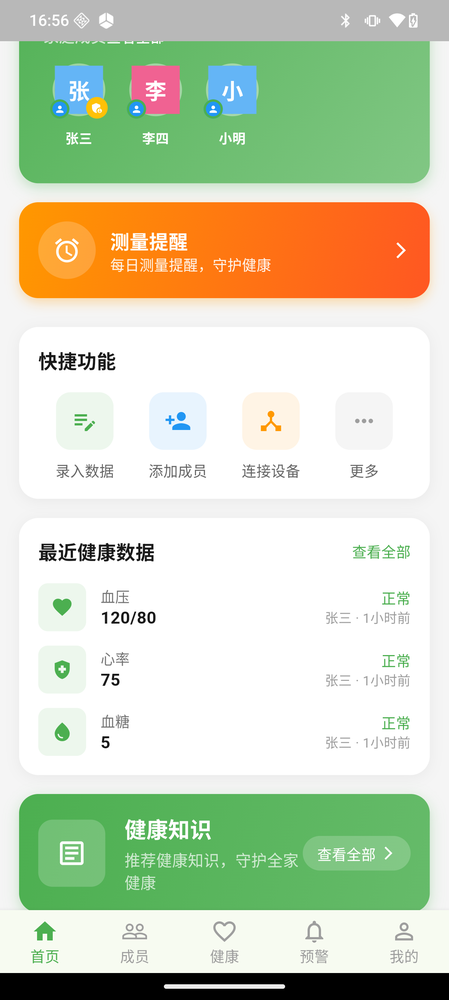
#> input picture docs/images/01-home.png, 449 x 1000 px, shrunk from 1200 x 2670 before the run; its folder holds only this picture in this run
$ python auto_screen_detector_v2.py
#> lines starting #> are read from the running program, lines starting #| are printed output that depends on the picture; after the words box and inside, x2 and y2 are one past the last pixel; in counts of white or black regions, pixels touching at a corner belong together
"""
改进版显示屏区域检测工具

使用多重策略检测血压计显示屏区域
"""

import cv2
import numpy as np
import json
from pathlib import Path

class ImprovedScreenDetector:
    def __init__(self, image_dir='dataset/images', label_dir='dataset/labels_screen'):
        self.image_dir = Path(image_dir)
        self.label_dir = Path(label_dir)
        self.label_dir.mkdir(parents=True, exist_ok=True)

    def detect_screen_v2(self, image_path):
        """改进的显示屏检测算法"""
        img = cv2.imread(str(image_path))
        if img is None:
            return None

        h, w = img.shape[:2]

        # 多尺度检测
        candidates = []

        # 策略1: 边缘检测 + 矩形检测
        box1 = self._detect_by_edges(img)
        if box1:
            candidates.append(('edges', box1))

        # 策略2: 颜色聚类（找LCD常见的绿色/蓝色背景）
        box2 = self._detect_by_color(img)
        if box2:
            candidates.append(('color', box2))

        # 策略3: 密度分析（找数字密集区域）
        box3 = self._detect_by_density(img)
        if box3:
            candidates.append(('density', box3))

        # 策略4: 默认位置（图像下半部分中央）
        box4 = self._default_position(img)
        if box4:
            candidates.append(('default', box4))

        # 选择最佳候选
        best_box = self._select_best_candidate(img, candidates)

        return best_box

    def _detect_by_edges(self, img):
        """基于边缘检测"""
        h, w = img.shape[:2]

        # 转灰度
        gray = cv2.cvtColor(img, cv2.COLOR_BGR2GRAY)

        # 高斯模糊减少噪声
        blurred = cv2.GaussianBlur(gray, (5, 5), 0)

        # Canny边缘检测
        edges = cv2.Canny(blurred, 50, 150)

        # 膨胀连接边缘
        kernel = cv2.getStructuringElement(cv2.MORPH_RECT, (15, 15))
        closed = cv2.morphologyEx(edges, cv2.MORPH_CLOSE, kernel)

        # 查找轮廓
        contours, _ = cv2.findContours(closed, cv2.RETR_EXTERNAL, cv2.CHAIN_APPROX_SIMPLE)

        best_box = None
        best_score = 0

        for cnt in contours:
            # 近似为多边形
            peri = cv2.arcLength(cnt, True)
            approx = cv2.approxPolyDP(cnt, 0.02 * peri, True)

            x, y, bw, bh = cv2.boundingRect(cnt)

            # 过滤条件
            area = bw * bh
            if area < 10000:
                continue
            if area > w * h * 0.5:
                continue

            # 计算得分（矩形性 + 位置 + 面积）
            rect_score = len(approx) == 4  # 是矩形
            area_score = area / (w * h)
            position_score = 1.0 - abs((y + bh/2) - h/2) / (h/2)

            score = rect_score * 0.5 + area_score * 0.3 + position_score * 0.2

            if score > best_score:
                best_score = score
                best_box = (x, y, bw, bh)

        return best_box

    def _detect_by_color(self, img):
        """基于颜色检测（找LCD常见的绿色/蓝绿色背景）"""
        h, w = img.shape[:2]

        # 转换到HSV空间
        hsv = cv2.cvtColor(img, cv2.COLOR_BGR2HSV)

        # LCD屏幕可能的颜色范围（绿色/蓝绿色）
        # 绿色: H=40-80, S=30-100, V=50-100
        lower_green = np.array([40, 30, 50])
        upper_green = np.array([80, 255, 255])

        # 蓝绿色
        lower_cyan = np.array([80, 30, 50])
        upper_cyan = np.array([100, 255, 255])

        # 创建掩码
        mask1 = cv2.inRange(hsv, lower_green, upper_green)
        mask2 = cv2.inRange(hsv, lower_cyan, upper_cyan)
        mask = cv2.bitwise_or(mask1, mask2)

        # 形态学操作
        kernel = cv2.getStructuringElement(cv2.MORPH_RECT, (20, 20))
        closed = cv2.morphologyEx(mask, cv2.MORPH_CLOSE, kernel)

        # 查找轮廓
        contours, _ = cv2.findContours(closed, cv2.RETR_EXTERNAL, cv2.CHAIN_APPROX_SIMPLE)

        if not contours:
            return None

        # 找最大轮廓
        largest = max(contours, key=cv2.contourArea)
        x, y, bw, bh = cv2.boundingRect(largest)

        # 扩展边界框
        margin = 20
        x = max(0, x - margin)
        y = max(0, y - margin)
        bw = min(w - x, bw + 2 * margin)
        bh = min(h - y, bh + 2 * margin)

        return (x, y, bw, bh)

    def _detect_by_density(self, img):
        """基于密度分析（找暗像素密集区域）"""
        h, w = img.shape[:2]

        # 转灰度
        gray = cv2.cvtColor(img, cv2.COLOR_BGR2GRAY)

        # 只关注图像下半部分（屏幕通常在下半部分）
        y_start = int(h * 0.4)
        y_end = int(h * 0.95)
        roi = gray[y_start:y_end, :]

        # 二值化（找暗像素，即数字）
        _, binary = cv2.threshold(roi, 0, 255, cv2.THRESH_BINARY_INV + cv2.THRESH_OTSU)

        # 垂直投影 - 找到数字区域的水平范围
        v_proj = np.sum(binary, axis=0)
        v_threshold = np.max(v_proj) * 0.3

        # 找到连续超过阈值的区域
        in_region = False
        regions = []
        start = 0

        for i, val in enumerate(v_proj):
            if val > v_threshold and not in_region:
                in_region = True
                start = i
            elif val <= v_threshold and in_region:
                in_region = False
                if i - start > w * 0.1:  # 最小宽度
                    regions.append((start, i))

        if in_region:
            regions.append((start, len(v_proj)))

        if regions:
            # 合并相邻或接近的区域
            merged = [regions[0]]
            for r in regions[1:]:
                if r[0] - merged[-1][1] < w * 0.05:
                    merged[-1] = (merged[-1][0], r[1])
                else:
                    merged.append(r)

            # 找最大区域
            largest = max(merged, key=lambda r: r[1] - r[0])
            x = largest[0]
            box_w = largest[1] - largest[0]

            # 水平投影 - 找到数字区域的垂直范围
            h_roi = binary[:, x:x + box_w]
            h_proj = np.sum(h_roi, axis=1)
            h_threshold = np.max(h_proj) * 0.3

            h_regions = []
            h_in_region = False
            h_start = 0

            for i, val in enumerate(h_proj):
                if val > h_threshold and not h_in_region:
                    h_in_region = True
                    h_start = i
                elif val <= h_threshold and h_in_region:
                    h_in_region = False
                    if i - h_start > len(h_proj) * 0.1:
                        h_regions.append((h_start, i))

            if h_in_region:
                h_regions.append((h_start, len(h_proj)))

            if h_regions:
                h_largest = max(h_regions, key=lambda r: r[1] - r[0])
                y = y_start + h_largest[0]
                box_h = h_largest[1] - h_largest[0]

                # 扩展边界
                margin = 30
                return (
                    max(0, int(x - margin)),
                    max(0, int(y - margin)),
                    min(w - x + margin, int(box_w + 2 * margin)),
                    min(h - y + margin, int(box_h + 2 * margin))
                )

        return None

    def _default_position(self, img):
        """默认位置策略"""
        h, w = img.shape[:2]

        # 图像下半部分的中央区域
        # LCD屏幕通常占图像宽度的40-70%，高度的20-40%
        x = int(w * 0.15)
        y = int(h * 0.45)
        box_w = int(w * 0.7)
        box_h = int(h * 0.35)

        return (x, y, box_w, box_h)

    def _select_best_candidate(self, img, candidates):
        """从候选框中选择最佳"""
        if not candidates:
            return None

        if len(candidates) == 1:
            return candidates[0][1]

        h, w = img.shape[:2]

        # 计算每个候选的得分
        scored = []
        for method, box in candidates:
            x, y, bw, bh = box

            # 得分标准：
            # 1. 面积适中 (10%-60%)
            area_ratio = (bw * bh) / (w * h)
            area_score = 1.0 - abs(area_ratio - 0.25) / 0.25

            # 2. 长宽比 (LCD通常宽>高，比例在1.5-5之间)
            aspect = bw / bh if bh > 0 else 0
            aspect_score = 1.0 if 1.5 < aspect < 5 else max(0, 1.0 - abs(aspect - 2.5) / 2.5)

            # 3. 位置 (下半部分中央)
            center_y = (y + bh / 2) / h
            position_score = 1.0 - abs(center_y - 0.65) / 0.35

            # 4. 方法权重
            method_weights = {
                'edges': 1.0,
                'color': 1.2,
                'density': 1.5,
                'default': 0.5
            }
            method_weight = method_weights.get(method, 0.5)

            total_score = (area_score * 0.3 + aspect_score * 0.2 +
                          position_score * 0.2) * method_weight

            scored.append((method, box, total_score))

        # 返回得分最高的
        scored.sort(key=lambda x: x[2], reverse=True)
        return scored[0][1]

    def process_all(self, skip_existing=True):
        """处理所有图片"""
        img_files = sorted(self.image_dir.glob('*.jpg')) + sorted(self.image_dir.glob('*.png'))

        results = []
        skipped = 0

        print(f"=== 改进版显示屏检测 ===")
        print(f"图片目录: {self.image_dir}")
        print(f"标注目录: {self.label_dir}")
        print(f"图片数量: {len(img_files)}")
        print()

        for img_file in img_files:
            label_file = self.label_dir / f'{img_file.stem}.json'

            if skip_existing and label_file.exists():
                skipped += 1
                continue

            print(f"处理: {img_file.name}")

            box = self.detect_screen_v2(img_file)

            if box:
                x, y, w, h = box
                label_data = {
                    'image': img_file.name,
                    'bbox': [int(x), int(y), int(w), int(h)]
                }

                with open(label_file, 'w') as f:
                    json.dump(label_data, f, indent=2)

                print(f"  检测到: x={x}, y={y}, w={w}, h={h}")

                # 保存预览
                preview_dir = self.image_dir.parent / 'preview_detections_v2'
                preview_dir.mkdir(exist_ok=True)

                img = cv2.imread(str(img_file))
                display = img.copy()
                cv2.rectangle(display, (x, y), (x+w, y+h), (0, 255, 0), 3)
                cv2.putText(display, f"Screen ({x},{y},{w},{h})", (x, max(10, y-10)),
                           cv2.FONT_HERSHEY_SIMPLEX, 0.7, (0, 255, 0), 2)

                preview_path = preview_dir / img_file.name
                cv2.imwrite(str(preview_path), display)

                results.append({'file': img_file.name, 'box': box})
            else:
                print(f"  未检测到屏幕")

        print()
        print(f"=== 处理完成 ===")
        print(f"新检测: {len(results)} 张")
        print(f"跳过已存在: {skipped} 张")

        preview_dir = self.image_dir.parent / 'preview_detections_v2'
        if preview_dir.exists():
            print(f"\n预览图已保存到: {preview_dir}")

        return results


def main():
    import sys

    image_dir = sys.argv[1] if len(sys.argv) > 1 else 'dataset/images'

    detector = ImprovedScreenDetector(image_dir=image_dir)
    detector.process_all(skip_existing=False)
#> in detect_screen_v2, img is the input picture: shape (1000, 449, 3); mean B, G, R 186.6, 213.3, 205.4
#> in _detect_by_edges, `edges = cv2.Canny(blurred, 50, 150)`:
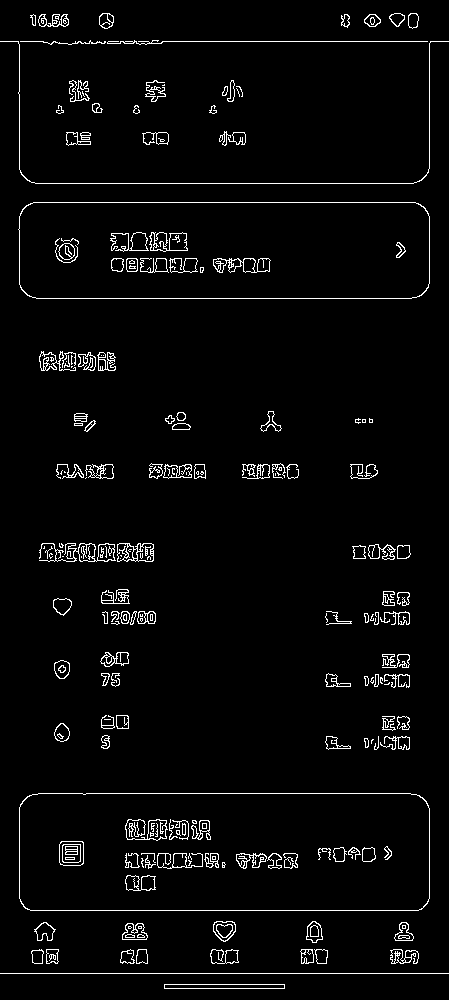
#> edges: shape (1000, 449); 3.4% white in thin lines or dots
#> in _detect_by_edges, `closed = cv2.morphologyEx(edges, cv2.MORPH_CLOSE, kernel)`:
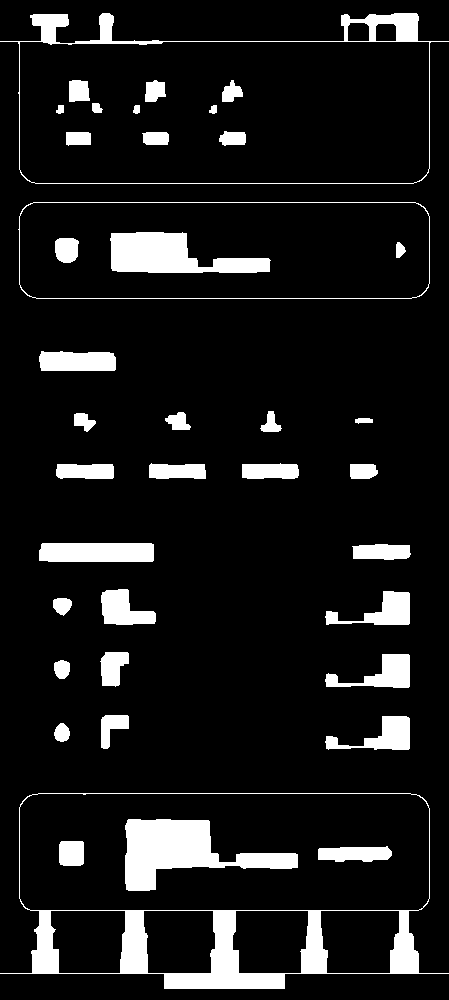
#> closed: shape (1000, 449); 9.9% white; 39 white regions
#> in _detect_by_edges, `contours, _ = cv2.findContours(closed, cv2.RETR_EXTERNAL, cv2.CHAIN_AP..`: contours = 23 contours; largest, box (x1, y1, x2, y2) and area: (0, 793, 449, 989) 73304, (0, 13, 449, 184) 60952, (18, 202, 430, 299) 39079, (39, 543, 154, 562) 2029, (39, 351, 116, 371) 1330
#> the loop in _detect_by_edges, `for cnt in contours:` made 23 passes
#> (peri, x, y, bw, bh, area) on passes 2 to 9: (54.28, 54, 723, 16, 19, 304), (249.5, 325, 716, 85, 34, 2890), (115.3, 101, 715, 28, 34, 952), (56.63, 54, 660, 16, 19, 304), (247.2, 325, 654, 85, 34, 2890), (116.4, 100, 652, 29, 35, 1015), (58.28, 53, 598, 19, 18, 342), (249.8, 325, 591, 85, 34, 2890)
#> after the loop in _detect_by_edges, `for cnt in contours:`: best_score = 0.627
#> in detect_screen_v2, `box1 = self._detect_by_edges(img)`: box1 = (18, 202, 412, 97)
#> in _detect_by_color, `closed = cv2.morphologyEx(mask, cv2.MORPH_CLOSE, kernel)`:
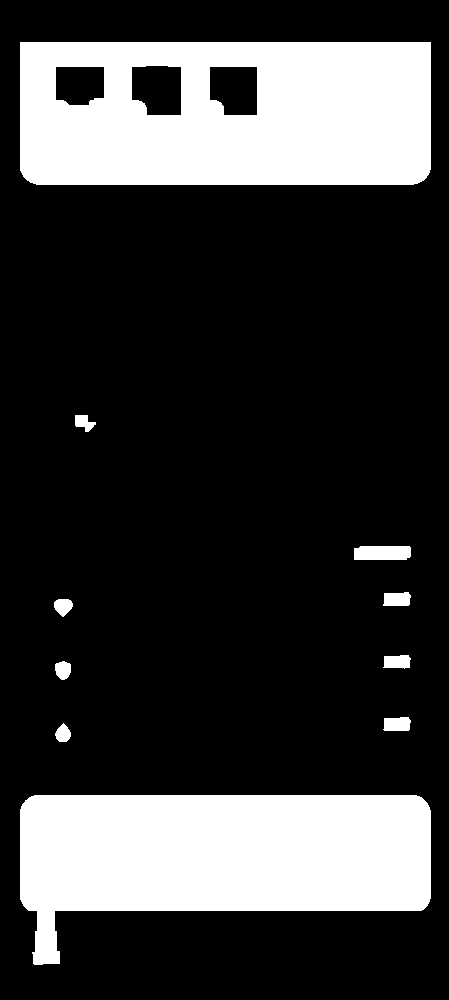
#> closed: shape (1000, 449); 23.2% white; 10 white regions
#> in _detect_by_color, `contours, _ = cv2.findContours(closed, cv2.RETR_EXTERNAL, cv2.CHAIN_AP..`: contours = 10 contours; largest, box (x1, y1, x2, y2) and area: (20, 42, 431, 185) 58063, (20, 795, 431, 965) 48033, (354, 546, 411, 560) 710, (383, 717, 411, 731) 312, (383, 592, 411, 606) 308
#> in _detect_by_color, `largest = max(contours, key=cv2.contourArea)`: largest = contour of 32 points, box (x1, y1, x2, y2) (20, 42, 431, 185), area 58063
#> in _detect_by_color, `x, y, bw, bh = cv2.boundingRect(largest)`: x = 20; y = 42; bw = 411; bh = 143
#> in _detect_by_color, `x = max(0, x - margin)`: x = 0
#> in _detect_by_color, `y = max(0, y - margin)`: y = 22
#> in _detect_by_color, `bw = min(w - x, bw + 2 * margin)`: bw = 449
#> in _detect_by_color, `bh = min(h - y, bh + 2 * margin)`: bh = 183
#> in detect_screen_v2, `box2 = self._detect_by_color(img)`: box2 = (0, 22, 449, 183)
#> in _detect_by_density, `roi = gray[y_start:y_end, :]`:
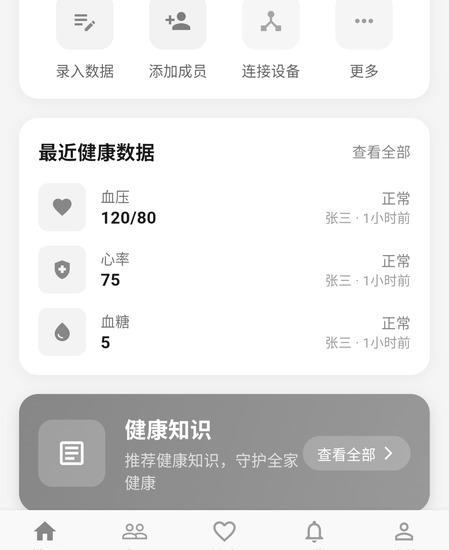
#> roi: shape (550, 449); min 0, max 255, mean 228.4
#> in _detect_by_density, `_, binary = cv2.threshold(roi, 0, 255, cv2.THRESH_BINARY_INV + cv2.THR..`:
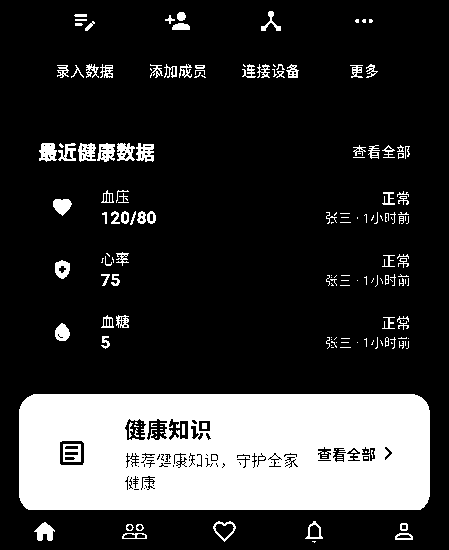
#> binary: shape (550, 449); 20.9% white; 178 white regions (96 under 20 px), largest, box (x1, y1, x2, y2) and area: (19, 394, 430, 510) 44606, (39, 143, 57, 162) 254, (78, 143, 96, 162) 237
#> in _detect_by_density, `v_proj = np.sum(binary, axis=0)`: v_proj = 449 values, max 50745 at index 106, min 0 at index 0, mean 29338.6
#> in _detect_by_density, `v_threshold = np.max(v_proj) * 0.3`: v_threshold = 15223.5
#> the loop in _detect_by_density, `for i, val in enumerate(v_proj):` made 449 passes
#> (val, in_region, start) on pass 20: (22695, True, 19)
#> after the loop in _detect_by_density, `for i, val in enumerate(v_proj):`: in_region = False; regions = [(19, 430)]; start = 19
#> in _detect_by_density, `merged = [regions[0]]`: merged = [(19, 430)]
#> in _detect_by_density, `largest = max(merged, key=lambda r: r[1] - r[0])`: largest = (19, 430)
#> in _detect_by_density, `x = largest[0]`: x = 19
#> in _detect_by_density, `box_w = largest[1] - largest[0]`: box_w = 411
#> in _detect_by_density, `h_roi = binary[:, x:x + box_w]`:
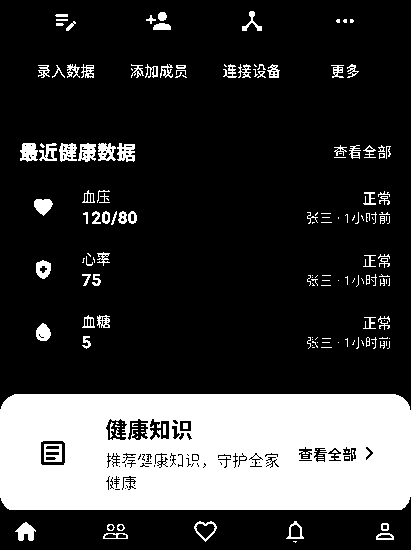
#> h_roi: shape (550, 411); 22.9% white; 178 white regions (96 under 20 px), largest, box (x1, y1, x2, y2) and area: (0, 394, 411, 510) 44606, (20, 143, 38, 162) 254, (59, 143, 77, 162) 237
#> in _detect_by_density, `h_proj = np.sum(h_roi, axis=1)`: h_proj = 550 values, max 104805 at index 410, min 0 at index 0, mean 23951
#> in _detect_by_density, `h_threshold = np.max(h_proj) * 0.3`: h_threshold = 31441.5
#> the loop in _detect_by_density, `for i, val in enumerate(h_proj):` made 550 passes
#> (h_in_region, h_start) on passes 151, 395: (True, 150), (True, 394)
#> after the loop in _detect_by_density, `for i, val in enumerate(h_proj):`: h_in_region = False; h_regions = [(394, 510)]; h_start = 394
#> in _detect_by_density, `h_largest = max(h_regions, key=lambda r: r[1] - r[0])`: h_largest = (394, 510)
#> in _detect_by_density, `y = y_start + h_largest[0]`: y = 794
#> in _detect_by_density, `box_h = h_largest[1] - h_largest[0]`: box_h = 116
#> in detect_screen_v2, `box3 = self._detect_by_density(img)`: box3 = (0, 764, 460, 176)
#> in detect_screen_v2, `box4 = self._default_position(img)`: box4 = (67, 450, 314, 350)
#> the loop in _select_best_candidate, `for method, box in candidates:` made 4 passes
#> (method, x, y, bw, bh, area_ratio, area_score, aspect) on passes 1 to 4: ('edges', 18, 202, 412, 97, 0.089, 0.356, 4.25), ('color', 0, 22, 449, 183, 0.183, 0.732, 2.45), ('density', 0, 764, 460, 176, 0.18, 0.721, 2.61), ('default', 67, 450, 314, 350, 0.245, 0.979, 0.897)
#> after the loop in _select_best_candidate, `for method, box in candidates:`: scored = [('edges', (18, 202, 412, 97), 0.279), ('color', (0, 22, 449, 183), 0.376), ('density', (0, 764, 460, 176), 0.751), ('default', (67, 450, 314, 350), 0.276)]
#> in detect_screen_v2, `best_box = self._select_best_candidate(img, candidates)`: best_box = (0, 764, 460, 176)
#> in process_all, `x, y, w, h = box`: x = 0; y = 764; w = 460; h = 176
#> in process_all, `label_data = { 'image': img_file.name, 'bbox': [int(x), int(y), int(w)..`: label_data = {'image': '01-home.png', 'bbox': [0, 764, 460, 176]}
#|   检测到: x=0, y=764, w=460, h=176
#> in process_all, `cv2.putText(display, f"Screen ({x},{y},{w},{h})", (x, max(10, y-10)), ..`:
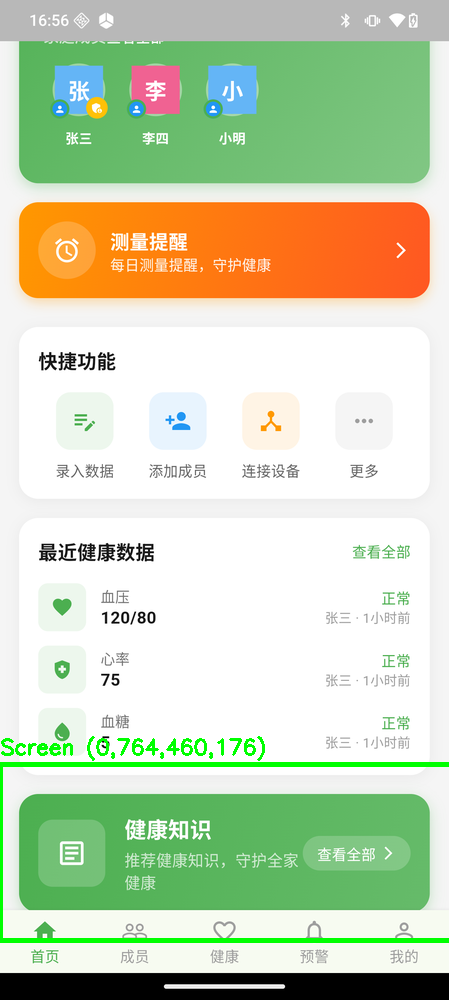
#> display: shape (1000, 449, 3); mean B, G, R 182.9, 213.4, 201.6
#| 新检测: 1 张


if __name__ == '__main__':
    main()
